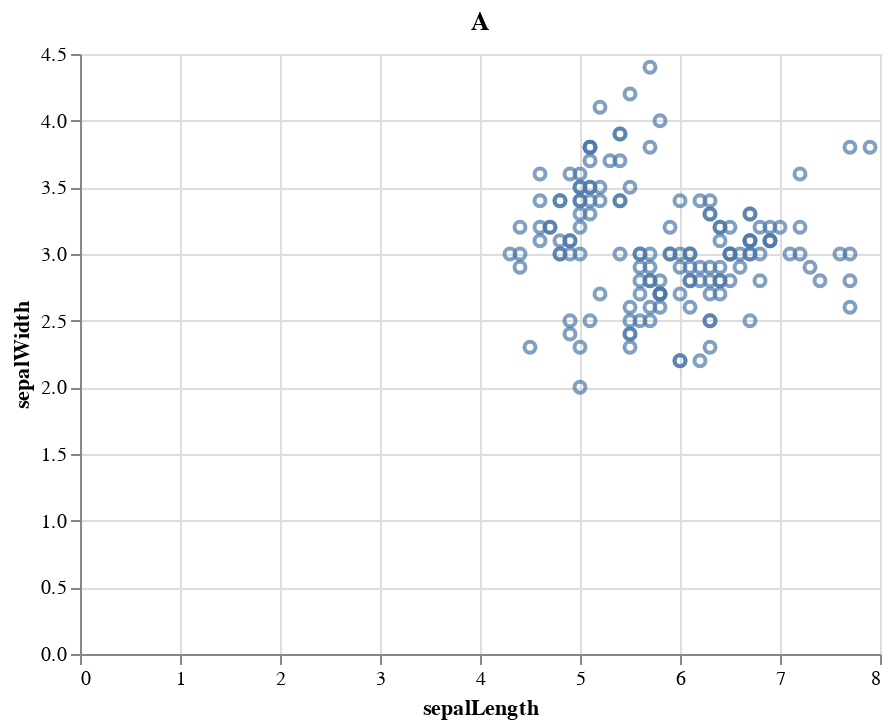
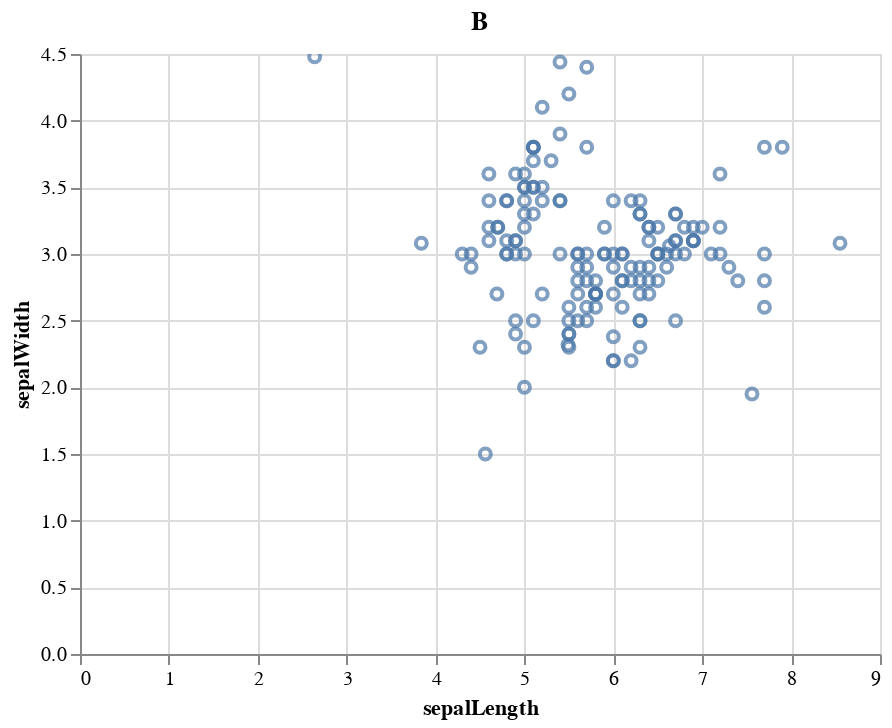
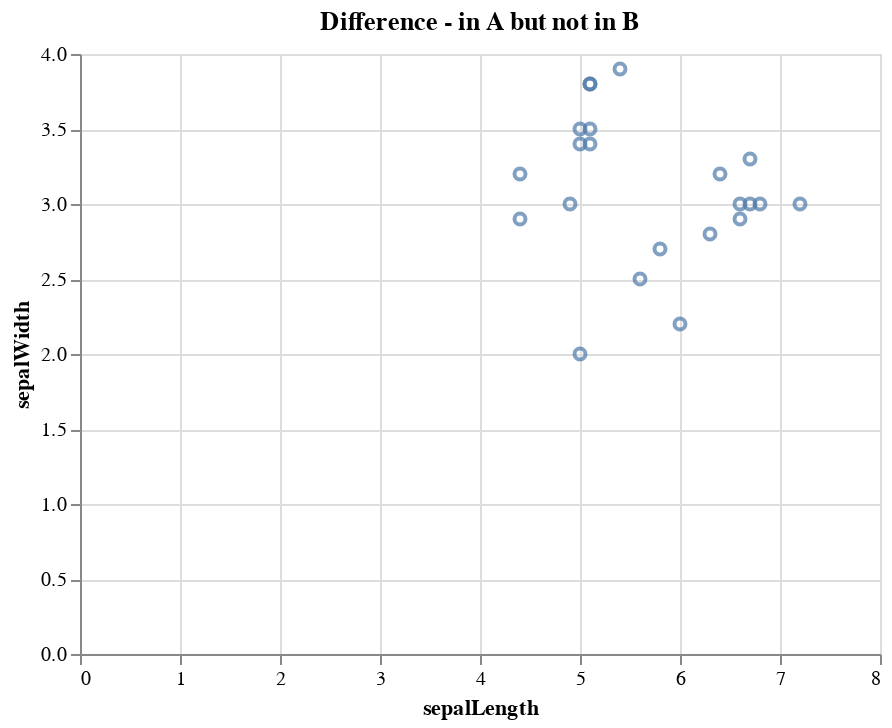
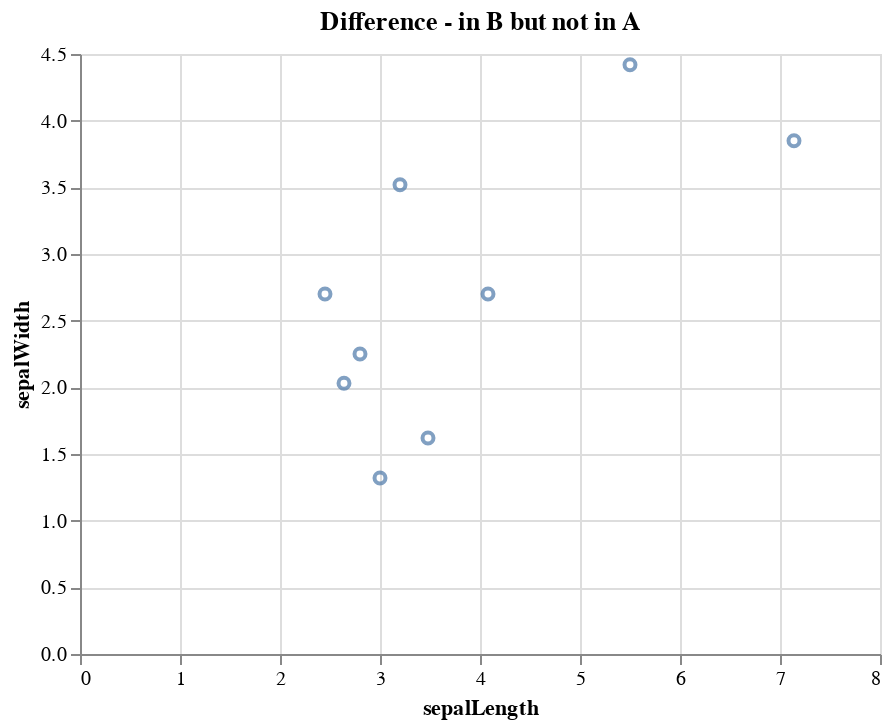

The cell these charts' notebook holds for them, in order:
### Code cell
plot("iris.json", "iris20.json", x, y)

### Figure 1 — Vega-Lite specification as saved in the notebook (floating-point values rounded to 4 significant figures; data arrays with more than 128 entries replaced by an {"elided": "..."} marker saying what was removed)
{"config": {"view": {"continuousWidth": 400, "continuousHeight": 300}}, "data": {"name": "data-7e8a016689e06fc33833e7c50829bc9f"}, "mark": "point", "encoding": {"x": {"field": "sepalLength", "type": "quantitative"}, "y": {"field": "sepalWidth", "type": "quantitative"}}, "selection": {"selector014": {"type": "interval", "bind": "scales", "encodings": ["x", "y"]}}, "title": "A", "$schema": "https://vega.github.io/schema/vega-lite/v4.17.0.json", "datasets": {"data-7e8a016689e06fc33833e7c50829bc9f": {"elided": "150 records"}}}

### Figure 2 — Vega-Lite specification as saved in the notebook (floating-point values rounded to 4 significant figures; data arrays with more than 128 entries replaced by an {"elided": "..."} marker saying what was removed)
{"config": {"view": {"continuousWidth": 400, "continuousHeight": 300}}, "data": {"name": "data-239658cc0ccda74c392edcb77672888b"}, "mark": "point", "encoding": {"x": {"field": "sepalLength", "type": "quantitative"}, "y": {"field": "sepalWidth", "type": "quantitative"}}, "selection": {"selector015": {"type": "interval", "bind": "scales", "encodings": ["x", "y"]}}, "title": "B", "$schema": "https://vega.github.io/schema/vega-lite/v4.17.0.json", "datasets": {"data-239658cc0ccda74c392edcb77672888b": {"elided": "146 records"}}}

### Figure 3 — Vega-Lite specification as saved in the notebook (floating-point values rounded to 4 significant figures)
{"config": {"view": {"continuousWidth": 400, "continuousHeight": 300}}, "data": {"name": "data-a0469d662680162d608612a640bc216e"}, "mark": "point", "encoding": {"x": {"field": "sepalLength", "type": "quantitative"}, "y": {"field": "sepalWidth", "type": "quantitative"}}, "selection": {"selector016": {"type": "interval", "bind": "scales", "encodings": ["x", "y"]}}, "title": "Difference - in A but not in B", "$schema": "https://vega.github.io/schema/vega-lite/v4.17.0.json", "datasets": {"data-a0469d662680162d608612a640bc216e": [{"sepalLength": 5.1, "sepalWidth": 3.5, "petalLength": 1.4, "petalWidth": 0.2, "species": "setosa"}, {"sepalLength": 4.9, "sepalWidth": 3.0, "petalLength": 1.4, "petalWidth": 0.2, "species": "setosa"}, {"sepalLength": 4.4, "sepalWidth": 2.9, "petalLength": 1.4, "petalWidth": 0.2, "species": "setosa"}, {"sepalLength": 5.4, "sepalWidth": 3.9, "petalLength": 1.3, "petalWidth": 0.4, "species": "setosa"}, {"sepalLength": 5.1, "sepalWidth": 3.8, "petalLength": 1.5, "petalWidth": 0.3, "species": "setosa"}, {"sepalLength": 5.0, "sepalWidth": 3.4, "petalLength": 1.6, "petalWidth": 0.4, "species": "setosa"}, {"sepalLength": 5.1, "sepalWidth": 3.4, "petalLength": 1.5, "petalWidth": 0.2, "species": "setosa"}, {"sepalLength": 5.0, "sepalWidth": 3.5, "petalLength": 1.3, "petalWidth": 0.3, "species": "setosa"}, {"sepalLength": 4.4, "sepalWidth": 3.2, "petalLength": 1.3, "petalWidth": 0.2, "species": "setosa"}, {"sepalLength": 5.1, "sepalWidth": 3.8, "petalLength": 1.9, "petalWidth": 0.4, "species": "setosa"}, {"sepalLength": 6.4, "sepalWidth": 3.2, "petalLength": 4.5, "petalWidth": 1.5, "species": "versicolor"}, {"sepalLength": 6.6, "sepalWidth": 2.9, "petalLength": 4.6, "petalWidth": 1.3, "species": "versicolor"}, {"sepalLength": 5.0, "sepalWidth": 2.0, "petalLength": 3.5, "petalWidth": 1.0, "species": "versicolor"}, {"sepalLength": 6.0, "sepalWidth": 2.2, "petalLength": 4.0, "petalWidth": 1.0, "species": "versicolor"}, {"sepalLength": 5.6, "sepalWidth": 2.5, "petalLength": 3.9, "petalWidth": 1.1, "species": "versicolor"}, {"sepalLength": 6.6, "sepalWidth": 3.0, "petalLength": 4.4, "petalWidth": 1.4, "species": "versicolor"}, {"sepalLength": 6.7, "sepalWidth": 3.0, "petalLength": 5.0, "petalWidth": 1.7, "species": "versicolor"}, {"sepalLength": 5.8, "sepalWidth": 2.7, "petalLength": 3.9, "petalWidth": 1.2, "species": "versicolor"}, {"sepalLength": 6.8, "sepalWidth": 3.0, "petalLength": 5.5, "petalWidth": 2.1, "species": "virginica"}, {"sepalLength": 7.2, "sepalWidth": 3.0, "petalLength": 5.8, "petalWidth": 1.6, "species": "virginica"}, {"sepalLength": 6.3, "sepalWidth": 2.8, "petalLength": 5.1, "petalWidth": 1.5, "species": "virginica"}, {"sepalLength": 6.7, "sepalWidth": 3.3, "petalLength": 5.7, "petalWidth": 2.5, "species": "virginica"}]}}

### Figure 4 — Vega-Lite specification as saved in the notebook (floating-point values rounded to 4 significant figures)
{"config": {"view": {"continuousWidth": 400, "continuousHeight": 300}}, "data": {"name": "data-5c3cc301cdec9276637a6b0565d3ac89"}, "mark": "point", "encoding": {"x": {"field": "sepalLength", "type": "quantitative"}, "y": {"field": "sepalWidth", "type": "quantitative"}}, "selection": {"selector017": {"type": "interval", "bind": "scales", "encodings": ["x", "y"]}}, "title": "Difference - in B but not in A", "$schema": "https://vega.github.io/schema/vega-lite/v4.17.0.json", "datasets": {"data-5c3cc301cdec9276637a6b0565d3ac89": [{"sepalLength": 7.14, "sepalWidth": 3.85, "petalLength": 2.1, "petalWidth": 0.28, "species": "setosa"}, {"sepalLength": 2.45, "sepalWidth": 2.7, "petalLength": 0.7, "petalWidth": 0.26, "species": "setosa"}, {"sepalLength": 2.64, "sepalWidth": 2.03, "petalLength": 0.84, "petalWidth": 0.24, "species": "setosa"}, {"sepalLength": 5.5, "sepalWidth": 4.42, "petalLength": 1.6, "petalWidth": 0.28, "species": "setosa"}, {"sepalLength": 3.2, "sepalWidth": 3.52, "petalLength": 4.5, "petalWidth": 2.1, "species": "versicolor"}, {"sepalLength": 3.0, "sepalWidth": 1.32, "petalLength": 2.4, "petalWidth": 1.4, "species": "versicolor"}, {"sepalLength": 2.8, "sepalWidth": 2.25, "petalLength": 2.34, "petalWidth": 1.54, "species": "versicolor"}, {"sepalLength": 3.48, "sepalWidth": 1.62, "petalLength": 1.95, "petalWidth": 0.96, "species": "versicolor"}, {"sepalLength": 4.08, "sepalWidth": 2.7, "petalLength": 6.6, "petalWidth": 2.1, "species": "virginica"}]}}
